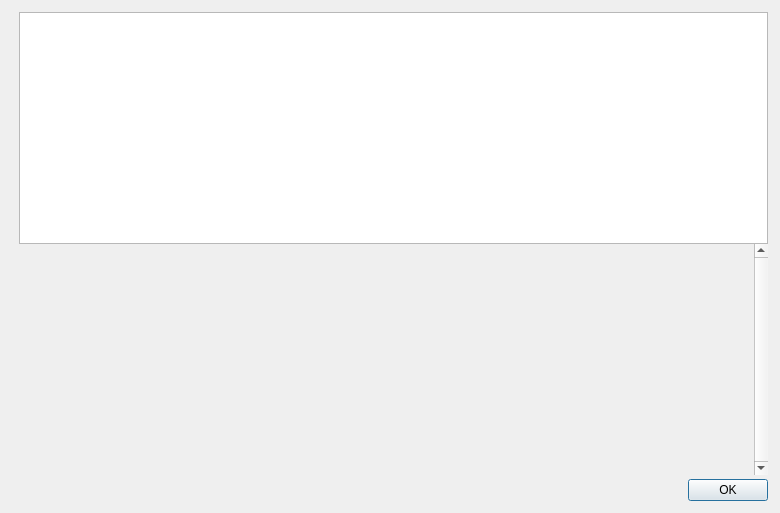
<?xml version="1.0" encoding="UTF-8"?>
<ui version="4.0">
 <class>HelpMessageDialog</class>
 <widget class="QDialog" name="HelpMessageDialog">
  <property name="geometry">
   <rect>
    <x>0</x>
    <y>0</y>
    <width>780</width>
    <height>513</height>
   </rect>
  </property>
  <property name="windowTitle">
   <string notr="true">Zioncoin Core - Command-line options</string>
  </property>
  <layout class="QHBoxLayout" name="horizontalLayout_2">
   <property name="spacing">
    <number>0</number>
   </property>
   <property name="leftMargin">
    <number>12</number>
   </property>
   <property name="topMargin">
    <number>12</number>
   </property>
   <property name="rightMargin">
    <number>12</number>
   </property>
   <property name="bottomMargin">
    <number>12</number>
   </property>
   <item>
    <layout class="QVBoxLayout" name="verticalLayoutLogo" stretch="0">
     <property name="leftMargin">
      <number>0</number>
     </property>
     <property name="topMargin">
      <number>4</number>
     </property>
     <property name="rightMargin">
      <number>0</number>
     </property>
     <item>
      <widget class="QLabel" name="aboutLogo">
       <property name="sizePolicy">
        <sizepolicy hsizetype="Preferred" vsizetype="Ignored">
         <horstretch>0</horstretch>
         <verstretch>0</verstretch>
        </sizepolicy>
       </property>
       <property name="scaledContents">
        <bool>true</bool>
       </property>
       <property name="alignment">
        <set>Qt::AlignLeading|Qt::AlignLeft|Qt::AlignTop</set>
       </property>
      </widget>
     </item>
    </layout>
   </item>
   <item>
    <layout class="QVBoxLayout" name="verticalLayout">
     <item>
      <widget class="QTextEdit" name="helpMessage">
       <property name="readOnly">
        <bool>true</bool>
       </property>
      </widget>
     </item>
     <item>
      <widget class="QScrollArea" name="scrollArea">
       <property name="frameShape">
        <enum>QFrame::NoFrame</enum>
       </property>
       <property name="verticalScrollBarPolicy">
        <enum>Qt::ScrollBarAlwaysOn</enum>
       </property>
       <property name="widgetResizable">
        <bool>true</bool>
       </property>
       <widget class="QWidget" name="scrollAreaWidgetContents">
        <property name="geometry">
         <rect>
          <x>0</x>
          <y>0</y>
          <width>639</width>
          <height>220</height>
         </rect>
        </property>
        <layout class="QVBoxLayout" name="verticalLayout_2">
         <item>
          <widget class="QLabel" name="aboutMessage">
           <property name="cursor">
            <cursorShape>IBeamCursor</cursorShape>
           </property>
           <property name="textFormat">
            <enum>Qt::PlainText</enum>
           </property>
           <property name="alignment">
            <set>Qt::AlignLeading|Qt::AlignLeft|Qt::AlignTop</set>
           </property>
           <property name="openExternalLinks">
            <bool>true</bool>
           </property>
           <property name="textInteractionFlags">
            <set>Qt::LinksAccessibleByMouse|Qt::TextSelectableByKeyboard|Qt::TextSelectableByMouse</set>
           </property>
          </widget>
         </item>
        </layout>
       </widget>
      </widget>
     </item>
     <item>
      <spacer name="verticalSpacer">
       <property name="orientation">
        <enum>Qt::Vertical</enum>
       </property>
       <property name="sizeType">
        <enum>QSizePolicy::Fixed</enum>
       </property>
       <property name="sizeHint" stdset="0">
        <size>
         <width>4</width>
         <height>4</height>
        </size>
       </property>
      </spacer>
     </item>
     <item>
      <widget class="QDialogButtonBox" name="okButton">
       <property name="orientation">
        <enum>Qt::Horizontal</enum>
       </property>
       <property name="standardButtons">
        <set>QDialogButtonBox::Ok</set>
       </property>
      </widget>
     </item>
    </layout>
   </item>
  </layout>
 </widget>
 <resources>
  <include location="../Zioncoin.qrc"/>
 </resources>
 <connections>
  <connection>
   <sender>okButton</sender>
   <signal>accepted()</signal>
   <receiver>HelpMessageDialog</receiver>
   <slot>accept()</slot>
   <hints>
    <hint type="sourcelabel">
     <x>20</x>
     <y>20</y>
    </hint>
    <hint type="destinationlabel">
     <x>20</x>
     <y>20</y>
    </hint>
   </hints>
  </connection>
  <connection>
   <sender>okButton</sender>
   <signal>rejected()</signal>
   <receiver>HelpMessageDialog</receiver>
   <slot>reject()</slot>
   <hints>
    <hint type="sourcelabel">
     <x>20</x>
     <y>20</y>
    </hint>
    <hint type="destinationlabel">
     <x>20</x>
     <y>20</y>
    </hint>
   </hints>
  </connection>
 </connections>
</ui>
